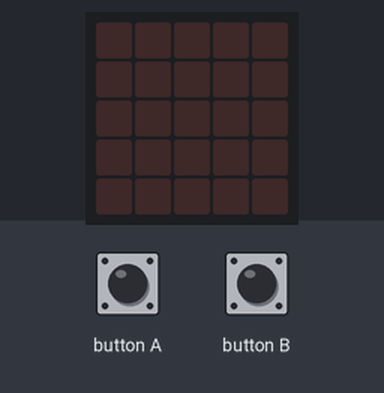
Recording of a program running on a simulated BBC micro:bit (MakeCode). Shown: the board's 5×5 LED display. Inputs (shaded band) come from the test bench.

Above: at 1.2 s.
1.3 s: button A pressed for 0.15 s
At 2.3 s:
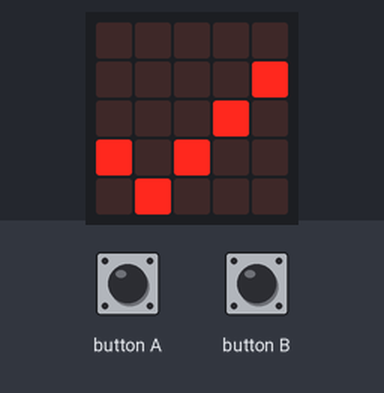
4.0 s: button B pressed for 0.15 s
At 4.9 s:
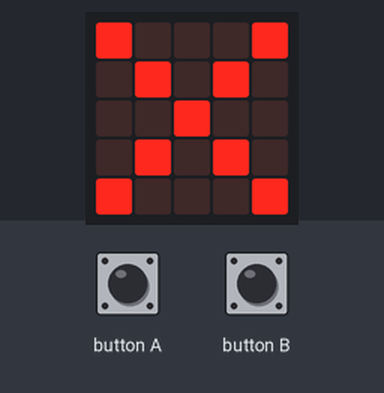
Timing chart, 0 to 7.0 s (numbered marks = the images above; inputs shaded):
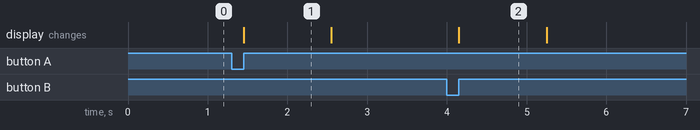

Measured:
- after the input at 1.3 s, the display: changes after 0.15 s (image 1)
- after the input at 4.0 s, the display: changes after 0.15 s (image 2)
- what the display in image 1 shows lasts 1.1 s, from 1.5 s to 2.6 s

The program:

main.ts
```typescript
input.onButtonPressed(Button.A, function on_button_pressed_a() {
    basic.showIcon(IconNames.Yes)
    basic.pause(500)
    basic.clearScreen()
})
input.onButtonPressed(Button.B, function on_button_pressed_b() {
    basic.showIcon(IconNames.No)
    basic.pause(500)
    basic.clearScreen()
})
```

test.ts
```typescript
// 在這裡測試；當此封包作為擴充功能時，將不會編譯此內容。
```
